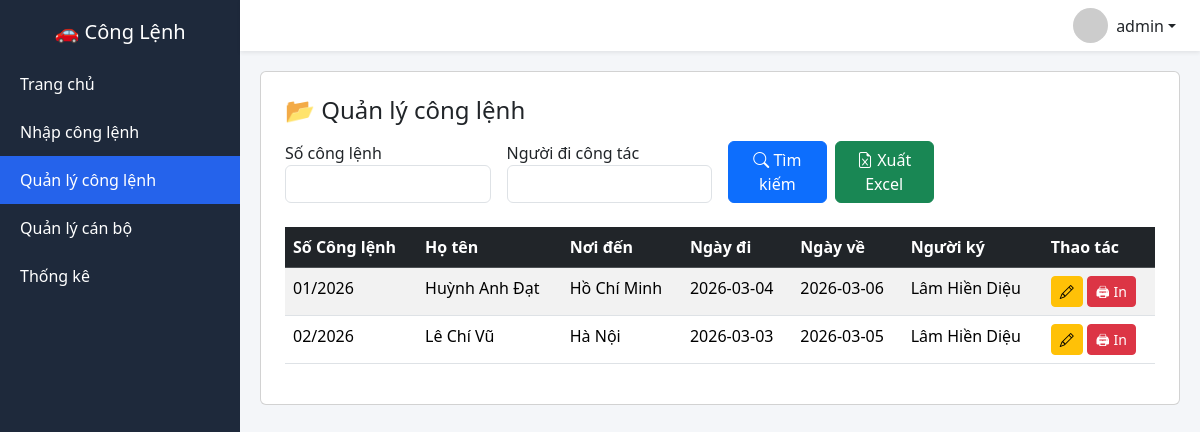
The app's page /danhsach (signed in) with its own data.
### tables this page shows
CREATE TABLE conglenh(
       id INTEGER PRIMARY KEY AUTOINCREMENT,
       nam INTEGER,
       so_thu_tu INTEGER,
       so_cong_lenh TEXT UNIQUE,
       ho_ten TEXT,
       chuc_vu TEXT,
        noi_den TEXT,
       ngay_di TEXT,
       ngay_ve TEXT,
       ngay_ky TEXT,
       nguoi_ky TEXT,
      created_at TEXT,
      UNIQUE(nam, so_thu_tu)
   );

### app.py (the view)
@app.route("/danhsach")
def danhsach():
    if not login_required():
        return redirect("/login")
    if not check_role(["admin", "user"]):
        return "Không có quyền!"
    so = request.args.get("so", "").strip()
    ten = request.args.get("ten", "").strip()
    conn = sqlite3.connect(DB)
    conn.row_factory = sqlite3.Row
    c = conn.cursor()
    query = "SELECT * FROM conglenh WHERE 1=1"
    params = []
    if so:
        query += " AND LOWER(so_cong_lenh) LIKE LOWER(?)"
        params.append(f"%{so}%")
    if ten:
        query += " AND LOWER(ho_ten) LIKE LOWER(?)"
        params.append(f"%{ten}%")
    query += " ORDER BY id ASC"
    c.execute(query, params)
    data = c.fetchall()
    conn.close()
    return render_template("danhsach.html", data=data)

### app.py (called while the page is built)
def login_required():
    return "user" in session

def check_role(roles):
    return session.get("role") in roles

@app.before_request
def require_login():
    allowed_routes = [
        "login",
        "static",
        "api_nguoidicongtac",
        "api_nguoiky"
    ]
    if request.endpoint is None:
        return
    if request.endpoint not in allowed_routes and "user" not in session:
        return redirect("/login")

### templates/danhsach.html
{% extends "layout.html" %}
{% block content %}
<div class="card p-4 card-dashboard">
<h4 class="mb-3">📂 Quản lý công lệnh</h4>
<form method="get" class="row g-3 mb-4">
    <div class="col-md-3">
        <label>Số công lệnh</label>
        <input name="so"
               value="{{ request.args.get('so','') }}"
               class="form-control">
    </div>
    <div class="col-md-3">
        <label>Người đi công tác</label>
        <input name="ten"
               value="{{ request.args.get('ten','') }}"
               class="form-control">
    </div>
    <div class="col-md-3 d-flex align-items-end">
        <div class="d-flex gap-2 w-100">
            <button type="submit"
                    class="btn btn-primary w-50">
                <i class="bi bi-search"></i> Tìm kiếm
            </button>
            <a href="/export_excel?so={{request.args.get('so','')}}&ten={{request.args.get('ten','')}}"
               class="btn btn-success w-50">
                <i class="bi bi-file-earmark-excel"></i> Xuất Excel
            </a>
        </div>
    </div>
</form>
<table class="table table-striped table-hover">
<thead class="table-dark">
<tr>
<th>Số Công lệnh</th>
<th>Họ tên</th>
<th>Nơi đến</th>
<th>Ngày đi</th>
<th>Ngày về</th>
<th>Người ký</th>
<th>Thao tác</th>
</tr>
</thead>
<tbody>
{% for row in data %}
<tr>
<td>{{ row['so_cong_lenh'] }}</td>
<td>{{ row['ho_ten'] }}</td>
<td>{{ row['noi_den'] }}</td>
<td>{{ row['ngay_di'] }}</td>
<td>{{ row['ngay_ve'] }}</td>
<td>{{ row['nguoi_ky'] }}</td>
<td>
<a href="/sua/{{row['id']}}" class="btn btn-sm btn-warning">
<i class="bi bi-pencil"></i>
</a>
<a href="/in_word/{{ row['id'] }}"
       target="_blank"
       class="btn btn-sm btn-danger">
       🖨 In
    </a>
</td>
</tr>
{% endfor %}
</tbody>
</table>
</div>
{% endblock %}

### templates/layout.html (style rules this page uses)
body { background:#f4f6f9; margin:0; font-family:Segoe UI,Arial; }

### records on screen
conglenh: so_cong_lenh "01/2026", ho_ten "Huỳnh Anh Đạt", noi_den "Hồ Chí Minh", ngay_di "2026-03-04", ngay_ve "2026-03-06", nguoi_ky "Lâm Hiền Diệu"
conglenh: so_cong_lenh "02/2026", ho_ten "Lê Chí Vũ", noi_den "Hà Nội", ngay_di "2026-03-03", ngay_ve "2026-03-05", nguoi_ky "Lâm Hiền Diệu"

### other values on screen
{{ session.get('user') }} "admin"
